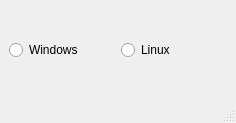
<?xml version="1.0" encoding="UTF-8"?>
<ui version="4.0">
 <class>MainWindow2</class>
 <widget class="QMainWindow" name="MainWindow2">
  <property name="geometry">
   <rect>
    <x>0</x>
    <y>0</y>
    <width>236</width>
    <height>123</height>
   </rect>
  </property>
  <property name="windowTitle">
   <string>MainWindow</string>
  </property>
  <widget class="QWidget" name="centralwidget">
   <layout class="QVBoxLayout" name="verticalLayout_2">
    <item>
     <layout class="QVBoxLayout" name="verticalLayout">
      <item>
       <layout class="QHBoxLayout" name="horizontalLayout">
        <item>
         <widget class="QRadioButton" name="Button_Windows">
          <property name="text">
           <string>Windows</string>
          </property>
         </widget>
        </item>
        <item>
         <widget class="QRadioButton" name="Button_Linux">
          <property name="text">
           <string>Linux</string>
          </property>
         </widget>
        </item>
       </layout>
      </item>
     </layout>
    </item>
   </layout>
  </widget>
  <widget class="QMenuBar" name="menubar">
   <property name="geometry">
    <rect>
     <x>0</x>
     <y>0</y>
     <width>236</width>
     <height>20</height>
    </rect>
   </property>
  </widget>
  <widget class="QStatusBar" name="statusbar"/>
 </widget>
 <resources/>
 <connections/>
</ui>
